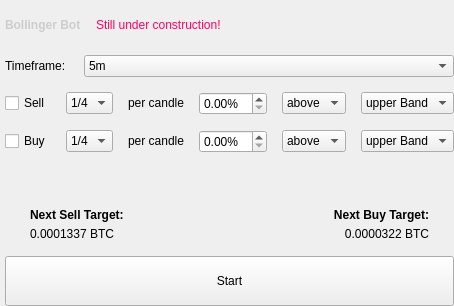
          <widget class="QWidget" name="bollbot">
           <attribute name="title">
            <string>Bollinger Bot</string>
           </attribute>
           <layout class="QVBoxLayout" name="verticalLayout_5">
            <property name="spacing">
             <number>0</number>
            </property>
            <property name="leftMargin">
             <number>5</number>
            </property>
            <property name="topMargin">
             <number>15</number>
            </property>
            <property name="rightMargin">
             <number>0</number>
            </property>
            <property name="bottomMargin">
             <number>0</number>
            </property>
            <item>
             <layout class="QGridLayout" name="gridLayout_15">
              <property name="spacing">
               <number>15</number>
              </property>
              <item row="2" column="0">
               <widget class="QCheckBox" name="checkBox_3">
                <property name="sizePolicy">
                 <sizepolicy hsizetype="Minimum" vsizetype="Fixed">
                  <horstretch>0</horstretch>
                  <verstretch>0</verstretch>
                 </sizepolicy>
                </property>
                <property name="text">
                 <string>Sell</string>
                </property>
               </widget>
              </item>
              <item row="2" column="2">
               <widget class="QLabel" name="label_62">
                <property name="sizePolicy">
                 <sizepolicy hsizetype="Preferred" vsizetype="Fixed">
                  <horstretch>0</horstretch>
                  <verstretch>0</verstretch>
                 </sizepolicy>
                </property>
                <property name="text">
                 <string>per candle</string>
                </property>
               </widget>
              </item>
              <item row="5" column="0" colspan="6">
               <layout class="QVBoxLayout" name="verticalLayout_4">
                <property name="spacing">
                 <number>15</number>
                </property>
                <item>
                 <spacer name="verticalSpacer">
                  <property name="orientation">
                   <enum>Qt::Vertical</enum>
                  </property>
                  <property name="sizeHint" stdset="0">
                   <size>
                    <width>20</width>
                    <height>40</height>
                   </size>
                  </property>
                 </spacer>
                </item>
                <item>
                 <layout class="QHBoxLayout" name="horizontalLayout_30">
                  <property name="spacing">
                   <number>50</number>
                  </property>
                  <property name="leftMargin">
                   <number>25</number>
                  </property>
                  <property name="rightMargin">
                   <number>25</number>
                  </property>
                  <item>
                   <layout class="QVBoxLayout" name="verticalLayout_22">
                    <property name="spacing">
                     <number>5</number>
                    </property>
                    <item>
                     <widget class="QLabel" name="label_63">
                      <property name="text">
                       <string>&lt;html&gt;&lt;head/&gt;&lt;body&gt;&lt;p&gt;&lt;span style=&quot; font-weight:600;&quot;&gt;Next Sell Target:&lt;/span&gt;&lt;/p&gt;&lt;/body&gt;&lt;/html&gt;</string>
                      </property>
                      <property name="alignment">
                       <set>Qt::AlignLeading|Qt::AlignLeft|Qt::AlignVCenter</set>
                      </property>
                     </widget>
                    </item>
                    <item>
                     <widget class="QLabel" name="label_78">
                      <property name="text">
                       <string>0.0001337 BTC</string>
                      </property>
                      <property name="alignment">
                       <set>Qt::AlignLeading|Qt::AlignLeft|Qt::AlignVCenter</set>
                      </property>
                     </widget>
                    </item>
                   </layout>
                  </item>
                  <item>
                   <layout class="QVBoxLayout" name="verticalLayout_26">
                    <property name="spacing">
                     <number>5</number>
                    </property>
                    <item>
                     <widget class="QLabel" name="label_77">
                      <property name="text">
                       <string>&lt;html&gt;&lt;head/&gt;&lt;body&gt;&lt;p&gt;&lt;span style=&quot; font-weight:600;&quot;&gt;Next Buy Target:&lt;/span&gt;&lt;/p&gt;&lt;/body&gt;&lt;/html&gt;</string>
                      </property>
                      <property name="alignment">
                       <set>Qt::AlignRight|Qt::AlignTrailing|Qt::AlignVCenter</set>
                      </property>
                     </widget>
                    </item>
                    <item>
                     <widget class="QLabel" name="label_79">
                      <property name="text">
                       <string>0.0000322 BTC</string>
                      </property>
                      <property name="alignment">
                       <set>Qt::AlignRight|Qt::AlignTrailing|Qt::AlignVCenter</set>
                      </property>
                     </widget>
                    </item>
                   </layout>
                  </item>
                 </layout>
                </item>
                <item>
                 <widget class="QPushButton" name="pushButton">
                  <property name="minimumSize">
                   <size>
                    <width>0</width>
                    <height>50</height>
                   </size>
                  </property>
                  <property name="text">
                   <string>Start</string>
                  </property>
                 </widget>
                </item>
               </layout>
              </item>
              <item row="2" column="1">
               <widget class="QComboBox" name="comboBox_6">
                <property name="sizePolicy">
                 <sizepolicy hsizetype="Maximum" vsizetype="Fixed">
                  <horstretch>0</horstretch>
                  <verstretch>0</verstretch>
                 </sizepolicy>
                </property>
                <item>
                 <property name="text">
                  <string>1/4</string>
                 </property>
                </item>
                <item>
                 <property name="text">
                  <string>1/8</string>
                 </property>
                </item>
               </widget>
              </item>
              <item row="1" column="0" colspan="6">
               <layout class="QHBoxLayout" name="horizontalLayout_33">
                <property name="topMargin">
                 <number>5</number>
                </property>
                <item>
                 <widget class="QLabel" name="label_60">
                  <property name="sizePolicy">
                   <sizepolicy hsizetype="Maximum" vsizetype="Maximum">
                    <horstretch>0</horstretch>
                    <verstretch>0</verstretch>
                   </sizepolicy>
                  </property>
                  <property name="text">
                   <string>Timeframe: </string>
                  </property>
                 </widget>
                </item>
                <item>
                 <widget class="QComboBox" name="comboBox_7">
                  <item>
                   <property name="text">
                    <string>5m</string>
                   </property>
                  </item>
                  <item>
                   <property name="text">
                    <string>15m</string>
                   </property>
                  </item>
                 </widget>
                </item>
               </layout>
              </item>
              <item row="2" column="4">
               <widget class="QComboBox" name="comboBox_9">
                <property name="sizePolicy">
                 <sizepolicy hsizetype="Preferred" vsizetype="Fixed">
                  <horstretch>0</horstretch>
                  <verstretch>0</verstretch>
                 </sizepolicy>
                </property>
                <item>
                 <property name="text">
                  <string>above</string>
                 </property>
                </item>
               </widget>
              </item>
              <item row="2" column="5">
               <widget class="QComboBox" name="comboBox_2">
                <property name="sizePolicy">
                 <sizepolicy hsizetype="Preferred" vsizetype="Fixed">
                  <horstretch>0</horstretch>
                  <verstretch>0</verstretch>
                 </sizepolicy>
                </property>
                <item>
                 <property name="text">
                  <string>upper Band</string>
                 </property>
                </item>
               </widget>
              </item>
              <item row="2" column="3">
               <widget class="QDoubleSpinBox" name="doubleSpinBox_3">
                <property name="sizePolicy">
                 <sizepolicy hsizetype="Minimum" vsizetype="Fixed">
                  <horstretch>0</horstretch>
                  <verstretch>0</verstretch>
                 </sizepolicy>
                </property>
                <property name="locale">
                 <locale language="C" country="AnyCountry"/>
                </property>
                <property name="suffix">
                 <string>%</string>
                </property>
                <property name="singleStep">
                 <double>0.100000000000000</double>
                </property>
               </widget>
              </item>
              <item row="3" column="2">
               <widget class="QLabel" name="label_61">
                <property name="sizePolicy">
                 <sizepolicy hsizetype="Maximum" vsizetype="Fixed">
                  <horstretch>0</horstretch>
                  <verstretch>0</verstretch>
                 </sizepolicy>
                </property>
                <property name="text">
                 <string>per candle</string>
                </property>
               </widget>
              </item>
              <item row="3" column="0">
               <widget class="QCheckBox" name="checkBox_2">
                <property name="sizePolicy">
                 <sizepolicy hsizetype="Maximum" vsizetype="Fixed">
                  <horstretch>0</horstretch>
                  <verstretch>0</verstretch>
                 </sizepolicy>
                </property>
                <property name="text">
                 <string>Buy</string>
                </property>
               </widget>
              </item>
              <item row="3" column="4">
               <widget class="QComboBox" name="comboBox_4">
                <property name="sizePolicy">
                 <sizepolicy hsizetype="Maximum" vsizetype="Fixed">
                  <horstretch>0</horstretch>
                  <verstretch>0</verstretch>
                 </sizepolicy>
                </property>
                <item>
                 <property name="text">
                  <string>above</string>
                 </property>
                </item>
               </widget>
              </item>
              <item row="3" column="3">
               <widget class="QDoubleSpinBox" name="doubleSpinBox_2">
                <property name="sizePolicy">
                 <sizepolicy hsizetype="Maximum" vsizetype="Fixed">
                  <horstretch>0</horstretch>
                  <verstretch>0</verstretch>
                 </sizepolicy>
                </property>
                <property name="locale">
                 <locale language="C" country="AnyCountry"/>
                </property>
                <property name="suffix">
                 <string>%</string>
                </property>
                <property name="singleStep">
                 <double>0.100000000000000</double>
                </property>
               </widget>
              </item>
              <item row="3" column="5">
               <widget class="QComboBox" name="comboBox_5">
                <property name="sizePolicy">
                 <sizepolicy hsizetype="Preferred" vsizetype="Fixed">
                  <horstretch>0</horstretch>
                  <verstretch>0</verstretch>
                 </sizepolicy>
                </property>
                <item>
                 <property name="text">
                  <string>upper Band</string>
                 </property>
                </item>
               </widget>
              </item>
              <item row="3" column="1">
               <widget class="QComboBox" name="comboBox_12">
                <property name="sizePolicy">
                 <sizepolicy hsizetype="Ignored" vsizetype="Fixed">
                  <horstretch>0</horstretch>
                  <verstretch>0</verstretch>
                 </sizepolicy>
                </property>
                <item>
                 <property name="text">
                  <string>1/4</string>
                 </property>
                </item>
                <item>
                 <property name="text">
                  <string>1/2</string>
                 </property>
                </item>
               </widget>
              </item>
              <item row="0" column="0" colspan="6">
               <layout class="QHBoxLayout" name="horizontalLayout_46">
                <item>
                 <widget class="QLabel" name="label_59">
                  <property name="sizePolicy">
                   <sizepolicy hsizetype="Maximum" vsizetype="Fixed">
                    <horstretch>0</horstretch>
                    <verstretch>0</verstretch>
                   </sizepolicy>
                  </property>
                  <property name="text">
                   <string>&lt;html&gt;&lt;head/&gt;&lt;body&gt;&lt;p&gt;&lt;span style=&quot; font-weight:600; color:#cdcdcd;&quot;&gt;Bollinger Bot&lt;/span&gt;&lt;/p&gt;&lt;/body&gt;&lt;/html&gt;</string>
                  </property>
                  <property name="alignment">
                   <set>Qt::AlignBottom|Qt::AlignLeading|Qt::AlignLeft</set>
                  </property>
                 </widget>
                </item>
                <item>
                 <widget class="QLabel" name="label_66">
                  <property name="sizePolicy">
                   <sizepolicy hsizetype="Maximum" vsizetype="Preferred">
                    <horstretch>0</horstretch>
                    <verstretch>0</verstretch>
                   </sizepolicy>
                  </property>
                  <property name="text">
                   <string>&lt;html&gt;&lt;head/&gt;&lt;body&gt;&lt;p&gt;&lt;span style=&quot; color:#ff0066;&quot;&gt;Still under construction! &lt;/span&gt;&lt;/p&gt;&lt;/body&gt;&lt;/html&gt;</string>
                  </property>
                 </widget>
                </item>
                <item>
                 <widget class="QLabel" name="label_70">
                  <property name="sizePolicy">
                   <sizepolicy hsizetype="Maximum" vsizetype="Preferred">
                    <horstretch>0</horstretch>
                    <verstretch>0</verstretch>
                   </sizepolicy>
                  </property>
                  <property name="maximumSize">
                   <size>
                    <width>25</width>
                    <height>25</height>
                   </size>
                  </property>
                  <property name="text">
                   <string/>
                  </property>
                  <property name="pixmap">
                   <pixmap>../images/assets/construction.png</pixmap>
                  </property>
                  <property name="scaledContents">
                   <bool>true</bool>
                  </property>
                 </widget>
                </item>
                <item>
                 <spacer name="horizontalSpacer_2">
                  <property name="orientation">
                   <enum>Qt::Horizontal</enum>
                  </property>
                  <property name="sizeHint" stdset="0">
                   <size>
                    <width>40</width>
                    <height>20</height>
                   </size>
                  </property>
                 </spacer>
                </item>
               </layout>
              </item>
             </layout>
            </item>
           </layout>
          </widget>
